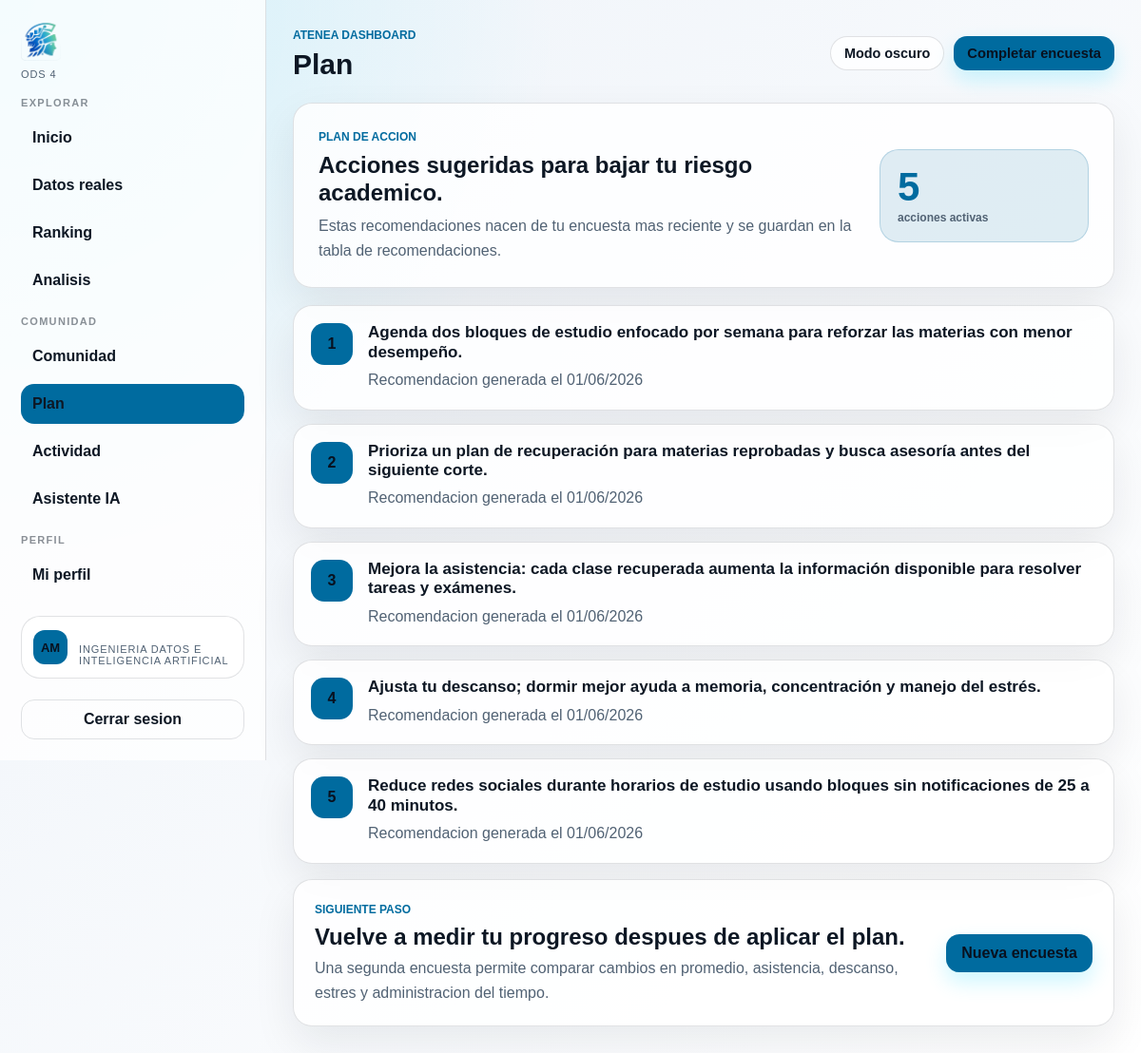
/PHP/dashboard.php?v=plan (signed in), run on the app's committed database.
### tables this page shows
CREATE TABLE `usuarios` (
  `id` int(11) NOT NULL,
  `nombre` varchar(100) NOT NULL,
  `correo` varchar(100) NOT NULL,
  `password` varchar(255) NOT NULL,
  `edad` int(11) DEFAULT NULL,
  `carrera` varchar(100) DEFAULT NULL,
  `fecha_registro` timestamp NOT NULL DEFAULT current_timestamp(),
  `rol` enum('usuario','admin') DEFAULT 'usuario',
  `estado` enum('activo','bloqueado') NOT NULL DEFAULT 'activo'
);

CREATE TABLE `recomendaciones` (
  `id` int(11) NOT NULL,
  `resultado_id` int(11) NOT NULL,
  `mensaje` text NOT NULL,
  `fecha` timestamp NOT NULL DEFAULT current_timestamp()
);

### PHP/analytics.php (called while the page is built, shortened)
<?php
function ateneaRiskScore(array $survey): float
{
    $score = 0;
    $promedio = (float) ($survey["promedio"] ?? 0);
    $reprobadas = (int) ($survey["materias_reprobadas"] ?? 0);
    $asistencia = (int) ($survey["asistencia"] ?? 0);
    $estudio = (float) ($survey["horas_estudio"] ?? 0);
    $sueno = (float) ($survey["horas_sueno"] ?? 0);
    $redes = (float) ($survey["uso_redes"] ?? 0);
    $estres = (int) ($survey["nivel_estres"] ?? 0);
    $desmotivacion = (int) ($survey["desmotivacion"] ?? 0);
    $tiempo = (int) ($survey["administracion_tiempo"] ?? 0);
    $entrega = (int) ($survey["entrega_tareas"] ?? 3);
    if ($promedio < 6) {
        $score += 30;
    } elseif ($promedio < 7) {
        $score += 22;
    } elseif ($promedio < 7.5) {
        $score += 14;
    } elseif ($promedio < 8) {
        $score += 8;
    } elseif ($promedio < 8.5) {
        $score += 4;
    }
    if ($reprobadas === 1) {
        $score += 5;
    } elseif ($reprobadas === 2) {
        $score += 10;
    } elseif ($reprobadas === 3) {
        $score += 15;
    } elseif ($reprobadas >= 4) {
        $score += 20;
    }
    if ($asistencia < 60) {
        $score += 26;
    } elseif ($asistencia < 75) {
        $score += 20;
    } elseif ($asistencia < 85) {
        $score += 13;
    } elseif ($asistencia < 90) {
        $score += 7;
    } elseif ($asistencia < 95) {
        $score += 3;
    }
    if ($estudio < 1) {
        $score += 8;
    } elseif ($estudio < 2) {
        $score += 6;
    } elseif ($estudio < 3) {
        $score += 4;
    } elseif ($estudio < 5) {
        $score += 2;
    }
    if ($sueno < 5) {
        $score += 9;
    } elseif ($sueno < 5.5) {
        $score += 6;
    } elseif ($sueno < 6.5) {
        $score += 3;
    }
    if ($redes > 6) {
        $score += 4;
    } elseif ($redes > 4) {
        $score += 2;
    } elseif ($redes > 2) {
        $score += 1;
    }
    if ($estres >= 10) {
        $score += 12;
    } elseif ($estres >= 8) {
        $score += 10;
    } elseif ($estres >= 6) {
        $score += 6;
    } elseif ($estres >= 4) {
        $score += 3;
    }
    if ($desmotivacion >= 4) {
        $score += 5;
    } elseif ($desmotivacion === 3) {
        $score += 3;
    } elseif ($desmotivacion === 2) {
        $score += 1;
    }
    if ($tiempo <= 1) {
        $score += 6;
    } elseif ($tiempo === 2) {
        $score += 4;
    } elseif ($tiempo === 3) {
        $score += 2;
    }
    if ($entrega <= 1) {
        $score += 4;
    } elseif ($entrega === 2) {
        $score += 2;
    }
    if ((int) ($survey["espacio_estudio"] ?? 1) === 0) {
        $score += 3;
    }
    if ((int) ($survey["trabaja"] ?? 0) === 1) {
        $score += 2;
    }
    return min(100, round($score, 2));
}
function ateneaRiskLevel(float $score): string
{
    if ($score >= 65) {
        return "Alto";
    }
    if ($score >= 32) {
        return "Medio";
    }
    return "Bajo";
}
function ateneaObservation(array $survey, float $score, string $level): string
{
    $promedio = $survey["promedio"] ?? "sin dato";
    $asistencia = $survey["asistencia"] ?? "sin dato";
    $estres = $survey["nivel_estres"] ?? "sin dato";
    return "Riesgo $level con puntuación $score/100. Promedio: $promedio, asistencia: $asistencia%, estrés: $estres/10.";
}
function ateneaLatestSurvey(mysqli $conn, int $userId): ?array
{
    $stmt = $conn->prepare("
        SELECT *
        FROM encuestas
        WHERE usuario_id = ?
        ORDER BY id DESC
        LIMIT 1
    ");
    $stmt->bind_param("i", $userId);
    $stmt->execute();
    $result = $stmt->get_result();
    $survey = $result ? $result->fetch_assoc() : null;
    return $survey ?: null;
}
function ateneaEnsureResultForSurvey(mysqli $conn, array $survey): ?array
{
    $surveyId = (int) $survey["id"];
    $currentScore = ateneaRiskScore($survey);
    $currentLevel = ateneaRiskLevel($currentScore);
    $currentObservation = ateneaObservation($survey, $currentScore, $currentLevel);
    $stmt = $conn->prepare("
        SELECT *
        FROM resultados
        WHERE encuesta_id = ?
        ORDER BY id DESC
        LIMIT 1
    ");
    $stmt->bind_param("i", $surveyId);
    $stmt->execute();
    $existing = $stmt->get_result();
    $result = $existing ? $existing->fetch_assoc() : null;
    if ($result) {
        return $result;
    }
    $score = $currentScore;
    $level = $currentLevel;
    $observation = $currentObservation;
    $resultId = $conn->insert_id;
    return [
        "id" => $resultId,
        "encuesta_id" => $surveyId,
        "nivel_riesgo" => $level,
        "puntuacion_riesgo" => $score,
        "observaciones" => $observation,
    ];
}

### PHP/dataset_service.php (called while the page is built, shortened)
<?php
function ateneaDatasetIndexExists(mysqli $conn, string $table, string $index): bool
{
    $index = $conn->real_escape_string($index);
    $result = $conn->query("SHOW INDEX FROM `{$table}` WHERE Key_name = '{$index}'");
    return (bool) ($result && $result->num_rows > 0);
}

### VIEWS/plan.php (the view, shortened to what this page needs)
<?php
$survey = ateneaLatestSurvey($conn, $userId);
$result = $survey ? ateneaEnsureResultForSurvey($conn, $survey) : null;
$recommendations = [];
if ($result) {
    $stmt = $conn->prepare("
        SELECT mensaje, fecha
        FROM recomendaciones
        WHERE resultado_id = ?
        ORDER BY id ASC
    ");
    if ($stmt) {
        $resultId = (int) $result["id"];
        $stmt->bind_param("i", $resultId);
        $stmt->execute();
        $rows = $stmt->get_result();
        while ($row = $rows->fetch_assoc()) {
            $recommendations[] = $row;
        }
    }
}
?>
<?php if (!$survey || !$result): ?>
    <section class="empty-state">
        <h2>Aun no hay plan personalizado.</h2>
        <p>Completa la encuesta para que Atenea cree recomendaciones con base en tus datos.</p>
        <a class="primary-action" href="form.php">Completar encuesta</a>
    </section>
<?php else: ?>
    <section class="hero-panel">
        <div>
            <p class="eyebrow">Plan de accion</p>
            <h2>Acciones sugeridas para bajar tu riesgo academico.</h2>
            <p>Estas recomendaciones nacen de tu encuesta mas reciente y se guardan en la tabla de recomendaciones.</p>
        </div>
        <div class="hero-stat">
            <span><?= count($recommendations) ?></span>
            <small>acciones activas</small>
        </div>
    </section>
    <section class="plan-list">
        <?php foreach ($recommendations as $index => $recommendation): ?>
            <article class="plan-card">
                <span><?= $index + 1 ?></span>
                <div>
                    <h3><?= h($recommendation["mensaje"]) ?></h3>
                    <p>Recomendacion generada el <?= h(date("d/m/Y", strtotime($recommendation["fecha"]))) ?></p>
                </div>
            </article>
        <?php endforeach; ?>
    </section>
    <section class="insight-panel">
        <div>
            <p class="eyebrow">Siguiente paso</p>
            <h2>Vuelve a medir tu progreso despues de aplicar el plan.</h2>
            <p>Una segunda encuesta permite comparar cambios en promedio, asistencia, descanso, estres y administracion del tiempo.</p>
        </div>
        <a class="primary-action" href="form.php">Nueva encuesta</a>
    </section>
<?php endif; ?>

### PHP/dashboard.php (shortened to what this page needs)
<?php
require_once("conexion.php");
require_once("analytics.php");
require_once("dataset_service.php");
$view = $_GET["v"] ?? "home";
$userId = (int) $_SESSION["usuario_id"];
$currentUser = [
    "nombre" => $_SESSION["usuario_nombre"] ?? "Estudiante",
    "correo" => $_SESSION["usuario_correo"] ?? "",
    "carrera" => "Atenea",
];
$stmt = $conn->prepare("SELECT nombre, correo, carrera FROM usuarios WHERE id = ? LIMIT 1");
if ($stmt) {
    $stmt->bind_param("i", $userId);
    $stmt->execute();
    $result = $stmt->get_result();
    if ($result && $result->num_rows === 1) {
        $currentUser = $result->fetch_assoc();
    }
}
function h($value): string
{
    return htmlspecialchars((string) ($value ?? ""), ENT_QUOTES, "UTF-8");
}
function initials(?string $name): string
{
    $name = trim((string) $name);
    $parts = preg_split('/\s+/', $name);
    $first = function_exists("mb_substr") ? mb_substr($parts[0], 0, 1, "UTF-8") : substr($parts[0], 0, 1);
    $lastPart = end($parts);
    $second = count($parts) > 1
        ? (function_exists("mb_substr") ? mb_substr($lastPart, 0, 1, "UTF-8") : substr($lastPart, 0, 1))
        : "";
    return function_exists("mb_strtoupper") ? mb_strtoupper($first . $second, "UTF-8") : strtoupper($first . $second);
}
$labels = [
    "home" => "Inicio",
    "profile" => "Perfil",
    "ranking" => "Ranking",
    "analysis" => "Analisis",
    "data" => "Datos reales",
    "plan" => "Plan",
    "community" => "Comunidad",
    "activity" => "Actividad",
    "assistant" => "Asistente IA",
];
$topAction = [
    "label" => "Completar encuesta",
    "href" => "form.php",
];
?>
<!DOCTYPE html>
<html lang="es">
<head>
    <link rel="stylesheet" href="../CSS/dashboard.css">
</head>
<body>
    <div class="dashboard-shell">
        <aside class="sidebar" id="dashboardSidebar">
            <a class="brand" href="dashboard.php?v=home" aria-label="Ir al inicio">
                <img src="../IMG/favicon.png" alt="Logo Atenea" class="brand-image">
                <small>ODS 4</small>
            </a>
            <nav class="nav" aria-label="Navegacion principal">
                <span class="nav-group">Explorar</span>
                <a class="<?= $view === "home" ? "active" : "" ?>" href="dashboard.php?v=home">
                    <span>Inicio</span>
                </a>
                <a class="<?= $view === "data" ? "active" : "" ?>" href="dashboard.php?v=data">
                    <span>Datos reales</span>
                </a>
                <a class="<?= $view === "ranking" ? "active" : "" ?>" href="dashboard.php?v=ranking">
                    <span>Ranking</span>
                </a>
                <a class="<?= $view === "analysis" ? "active" : "" ?>" href="dashboard.php?v=analysis">
                    <span>Analisis</span>
                </a>
                <span class="nav-group">Comunidad</span>
                <a class="<?= $view === "community" ? "active" : "" ?>" href="dashboard.php?v=community">
                    <span>Comunidad</span>
                </a>
                <a class="<?= $view === "plan" ? "active" : "" ?>" href="dashboard.php?v=plan">
                    <span>Plan</span>
                </a>
                <a class="<?= $view === "activity" ? "active" : "" ?>" href="dashboard.php?v=activity">
                    <span>Actividad</span>
                </a>
                <a class="<?= $view === "assistant" ? "active" : "" ?>" href="dashboard.php?v=assistant">
                    <span>Asistente IA</span>
                </a>
                <span class="nav-group">Perfil</span>
                <a class="<?= $view === "profile" ? "active" : "" ?>" href="dashboard.php?v=profile">
                    <span>Mi perfil</span>
                </a>
            </nav>
            <div class="sidebar-card">
                <div class="mini-avatar"><?= h(initials($currentUser["nombre"] ?? "")) ?></div>
                <div>
                    <strong><?= h($currentUser["nombre"] ?? "Estudiante") ?></strong>
                    <small><?= h($currentUser["carrera"] ?? "Atenea") ?></small>
                </div>
            </div>
            <a class="logout-link" href="logout.php">Cerrar sesion</a>
        </aside>
        <main class="main">
            <header class="topbar">
                <div>
                    <p class="eyebrow">Atenea Dashboard</p>
                    <h1><?= h($labels[$view]) ?></h1>
                </div>
                <div class="topbar-actions">
                    <button type="button" class="theme-toggle theme-toggle--dashboard" data-theme-toggle>Modo oscuro</button>
                    <?php if ($topAction): ?>
                        <a class="primary-action primary-action--small" href="<?= h($topAction["href"]) ?>"><?= h($topAction["label"]) ?></a>
                    <?php endif; ?>
                </div>
            </header>
            <?php
            switch ($view) {
                case "plan":
                    include "../VIEWS/plan.php";
                    break;
            }
            ?>
        </main>
    </div>
</body>
</html>

### data on the page
usuarios: nombre "AM", carrera "INGENIERIA DATOS E INTELIGENCIA ARTIFICIAL"
recomendaciones: mensaje "Agenda dos bloques de estudio enfocado por semana para reforzar las materias con menor desempeño.", fecha "01/06/2026"
recomendaciones: mensaje "Prioriza un plan de recuperación para materias reprobadas y busca asesoría antes del siguiente corte.", fecha "01/06/2026"
recomendaciones: mensaje "Mejora la asistencia: cada clase recuperada aumenta la información disponible para resolver tareas y exámenes.", fecha "01/06/2026"
recomendaciones: mensaje "Ajusta tu descanso; dormir mejor ayuda a memoria, concentración y manejo del estrés.", fecha "01/06/2026"
recomendaciones: mensaje "Reduce redes sociales durante horarios de estudio usando bloques sin notificaciones de 25 a 40 minutos.", fecha "01/06/2026"

### other printed values
$labels[$view] "Plan"
$topAction["label"] "Completar encuesta"
count($recommendations) "5"
